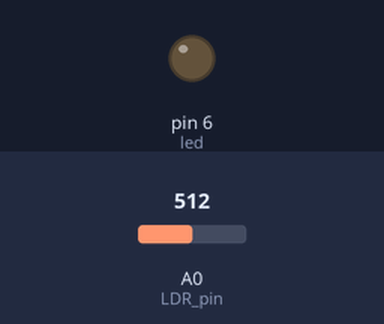
Bench run of a sketch on a simulated Arduino Uno, built with avr-gcc and run on an emulated ATmega328P. On the bench: output pins drawn as LEDs (lit = HIGH). Inputs (shaded band) come from the test bench; at power-on: A0 (LDR_pin) = 512.

Above: at 1.2 s.
1.3 s: A0 (LDR_pin) set to 403
2.8 s: A0 (LDR_pin) set to 375
At 4.0 s:
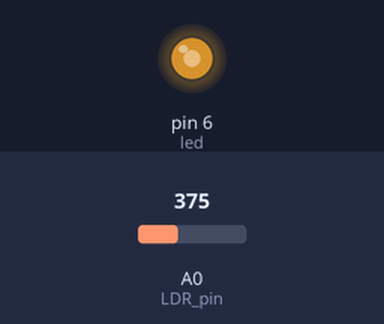
4.3 s: A0 (LDR_pin) set to 122
At 5.1 s:
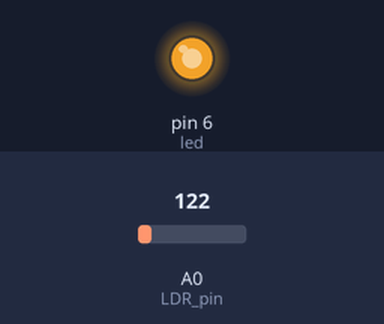
Timing chart, 0 to 7.3 s (numbered marks = the images above; inputs shaded):
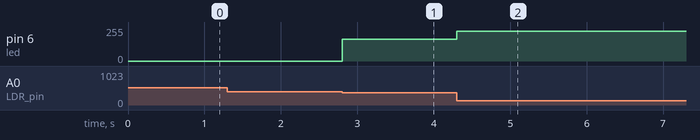

Measured:
- the behaviour switches between 386 and 385 on A0 (LDR_pin) (found by bisection; images 0 and 1)
- after the input at 1.3 s, every drawn part: stays the same
- after the input at 2.8 s, pin 6 (led): 0/255 → 162/255 at once
- after the input at 4.3 s, pin 6 (led): 162/255 → 225/255 at once

The sketch:

arduino_ldr_led.ino
```cpp
const int led = 6;
int brightness = 0;
int treshold = 160;

void setup() {
  pinMode(led, OUTPUT); // LED pin
  pinMode(A0, INPUT); // LDR pin
}

void loop() {
  brightness =  (analogRead(A0));
  brightness = map(brightness, 0, 1023, 255, 0);
  if (brightness < treshold){
    brightness=0;
  }
  analogWrite(led, brightness);
}
```
